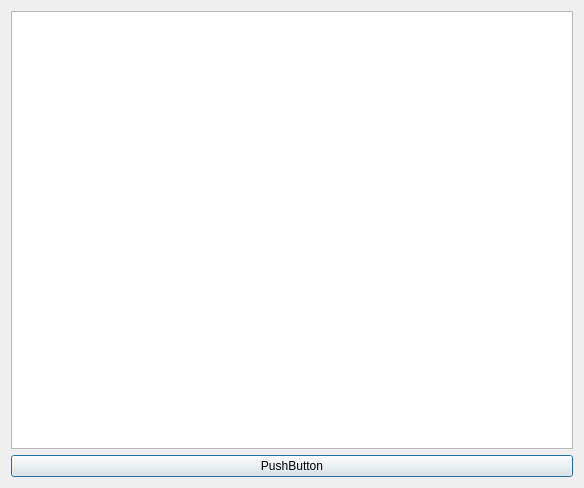
<?xml version="1.0" encoding="UTF-8"?>
<ui version="4.0">
 <class>Dialog</class>
 <widget class="QDialog" name="Dialog">
  <property name="geometry">
   <rect>
    <x>0</x>
    <y>0</y>
    <width>584</width>
    <height>488</height>
   </rect>
  </property>
  <property name="windowTitle">
   <string>Dialog</string>
  </property>
  <layout class="QVBoxLayout" name="verticalLayout">
   <item>
    <widget class="QTableWidget" name="tableWidget"/>
   </item>
   <item>
    <widget class="QPushButton" name="pushButton">
     <property name="text">
      <string>PushButton</string>
     </property>
    </widget>
   </item>
  </layout>
 </widget>
 <resources/>
 <connections/>
</ui>
